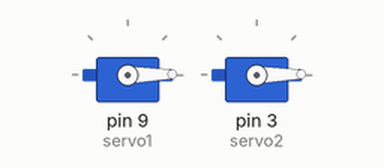
Recording of a sketch running on a simulated Arduino Uno, built with avr-gcc and run on an emulated ATmega328P. On the bench: 2 × servo.

Above: at 0.05 s.
At 1.75 s:
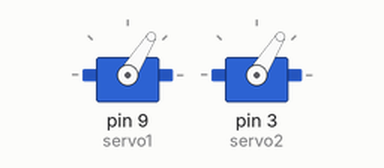
At 2.6 s:
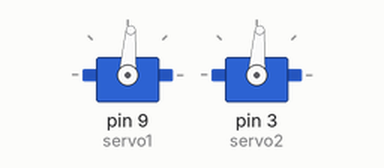
At 3.5 s:
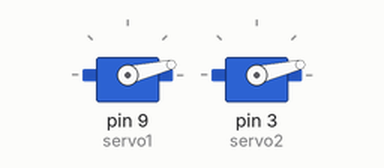
Timing chart, 0 to 8.3 s (numbered marks = the images above):
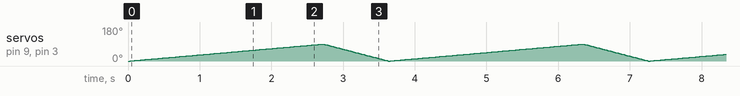

The sketch:

lamp.ino
```cpp
#include <Servo.h>
//establishing the servo library

Servo servo1;
Servo servo2;
//initialing each servo motor so they can be controlled

int servoPos = 0;
// variable to store the servo position

void setup()
{
servo1.attach(9);
servo2.attach(3);
//attaching the two servos to pins 9 and 3
}


void loop()
{
for (servoPos = 0; servoPos < 90 ; servoPos++)
//the motors only have space on the lamp to go from 0 to 90 degrees without hitting other components
{
 servo1.write(servoPos);  //servo goes to the position stored in variable ‘servoPos’
 servo2.write(servoPos);
 delay(30);               //the delay is meant to mimic the movement of the rib cage while breathing
}

for (servoPos = 90; servoPos > 0; servoPos--)
  //reversing the rotating direction of the servo arm
{
 servo1.write(servoPos);
 servo2.write(servoPos);
 delay(10);

}
}
```
